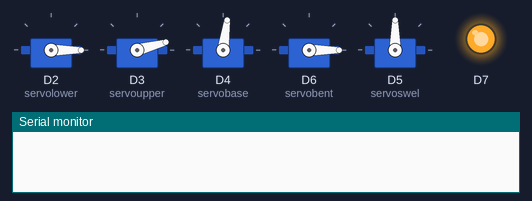
The sketch below on a simulated ESP8266 (NodeMCU). Parts: 5 × servo, output pins drawn as LEDs (lit = HIGH), the last lines printed to the serial monitor.

Above: at 3.17 s.
At 8.0 s:
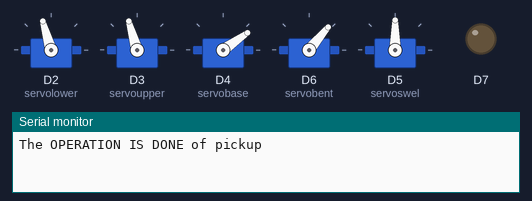
At 13.9 s:
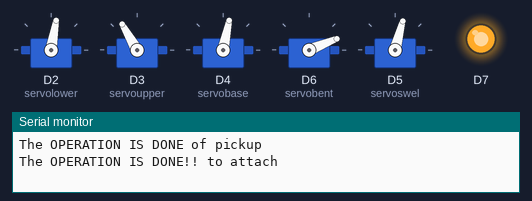
At 30.6 s:
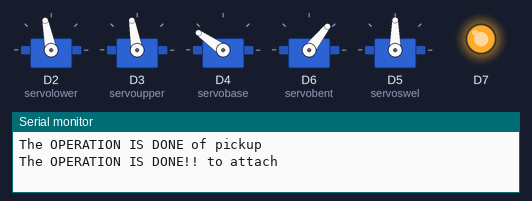
At 32.1 s:
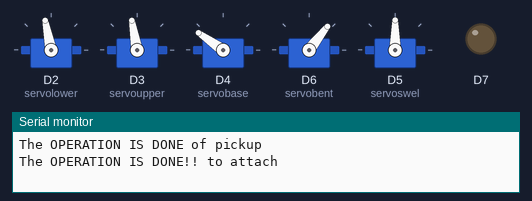
At 37.8 s:
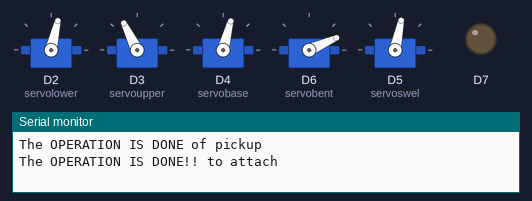
Timing chart, 0 to 40.0 s (numbered marks = the images above):
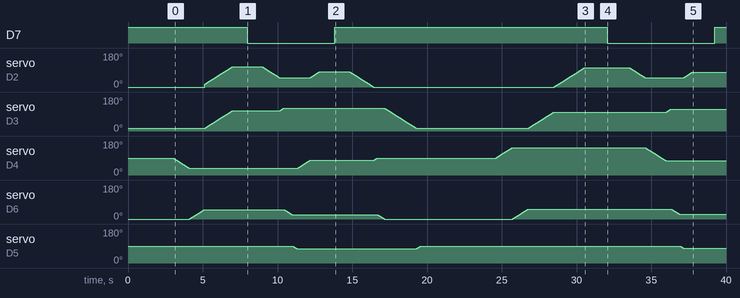

Measured:
- by itself, D7: HIGH → LOW at 8.0 s, → HIGH 5.8 s later, → LOW 18.2 s later, → HIGH 7.2 s later

The sketch:

robotic_arm_system.ino
```cpp
#include <Servo.h>
Servo servolower;
Servo servoupper;
Servo servobase;
Servo servobent;
Servo servoswel;
int pos;


void setup()
{
Serial.begin(9600);
servolower.attach(D2);
servoupper.attach(D3);
servobase.attach(D4);
servobent.attach(D6, 500, 2400);
servoswel.attach(D5, 500, 2400);

pinMode(D7 ,OUTPUT);

servolower.write(0);
servoupper.write(15);
servobase.write(90);
servobent.write(0);
servoswel.write(90);
digitalWrite(D7,HIGH);
delay(3000);

}


void loop()
{
 part1();
 delay(4000);

 part2();
 delay(4000);
}


void part1()
{

for(int b = 90 ; b >= 35 ; b--)// the base will face the part 1
{
 servobase.write(b);
 delay(20);
}

for(int n = 0 ; n <= 50 ; n++) //extend the end effectors
{
  servobent.write(n);
  delay(20);
}

for(int u = 15 ; u <= 106 ; u++) //lower and the upper will move together to get the thing
{
  servolower.write(u);
  servoupper.write(u);
  delay(20);
}

delay(1000);
digitalWrite(D7 , LOW);
Serial.println("The OPERATION IS DONE of pickup");
delay(1000);

for(int g = 106 ; g >= 50 ; g--)// lower back
{
  servolower.write(g);
  delay(20);
}

for(int u = 106 ; u <= 120 ; u++) //upper front
{
  servoupper.write(u);
  delay(20);
}

for(int h = 50 ; h >= 22 ; h--)// bent back
{
  servobent.write(h);
  delay(20);
}

for(int j = 90 ; j >= 75 ; j--)// swel back
{
  servoswel.write(j);
  delay(20);
}

for(int v = 35 ; v <= 78 ; v++) //base front
{
  servobase.write(v);
  delay(20);
}

for(int v = 50 ; v <= 80 ; v++) //lower front
{
  servolower.write(v);
  delay(20);
}

delay(1000);
digitalWrite(D7 , HIGH);
Serial.println("The OPERATION IS DONE!! to attach");
delay(1000);

for(int j = 80 ; j >= 0 ; j--)// lower back
{
  servolower.write(j);
  delay(20);
}

for(int j = 78 ; j <= 90 ; j++)// base back
{
  servobase.write(j);
  delay(20);
}

for(int h = 22 ; h >= 0 ; h--)// bent back
{
  servobent.write(h);
  delay(20);
}

for(int j = 120 ; j >= 15 ; j--)// upper back
{
  servoupper.write(j);
  delay(20);
}

for(int v = 75 ; v <= 90 ; v++) //swel center
{
  servoswel.write(v);
  delay(20);
}

delay(1000);
}

//********************************************************//

void part2()
{
for(int n = 90 ; n <= 145 ; n++) //base move
{
  servobase.write(n);
  delay(20);
}

for(int n = 0 ; n <= 52 ; n++) //bent move
{
  servobent.write(n);
  delay(20);
}

for(int n = 15 ; n <= 100 ; n++) //upper move
{
  servoupper.write(n);
  delay(20);
}

for(int n = 0 ; n <= 101 ; n++) //lower move
{
  servolower.write(n);
  delay(20);
}

delay(1500);
digitalWrite(D7, LOW);
delay(1500);

for(int b = 101 ; b >= 50 ; b--)//lower will go up
{
 servolower.write(b);
 delay(20);
}


for(int b = 145 ; b >= 75 ; b--)//base will go up
{
 servobase.write(b);
 delay(20);
}


for(int b = 100 ; b <= 116 ; b++)//upper will go up
{
 servoupper.write(b);
 delay(20);
}

for(int b = 52 ; b >= 24 ; b--)//bent will go down
{
 servobent.write(b);
 delay(20);
}

for(int b = 90 ; b >= 78 ; b--)//swel will go up
{
 servoswel.write(b);
 delay(20);
}

for(int b = 50 ; b <= 77 ; b++)//lower will go down
{
 servolower.write(b);
 delay(20);
}

delay(1500);
digitalWrite(D7, HIGH);
delay(1500);

for(int j = 77 ; j >= 0 ; j--)// lower back
{
  servolower.write(j);
  delay(20);
}

for(int b = 78 ; b <= 90 ; b++)//swel
{
 servoswel.write(b);
 delay(20);
}

for(int b = 24 ; b >= 0 ; b--)//bent will go down
{
 servobent.write(b);
 delay(20);
}

for(int b = 116 ; b >= 15 ; b--)//upper will go down
{
 servoupper.write(b);
 delay(20);
}

for(int b = 75 ; b <= 90 ; b++)//base will go up
{
 servobase.write(b);
 delay(20);
}

delay(1000);
}
```
